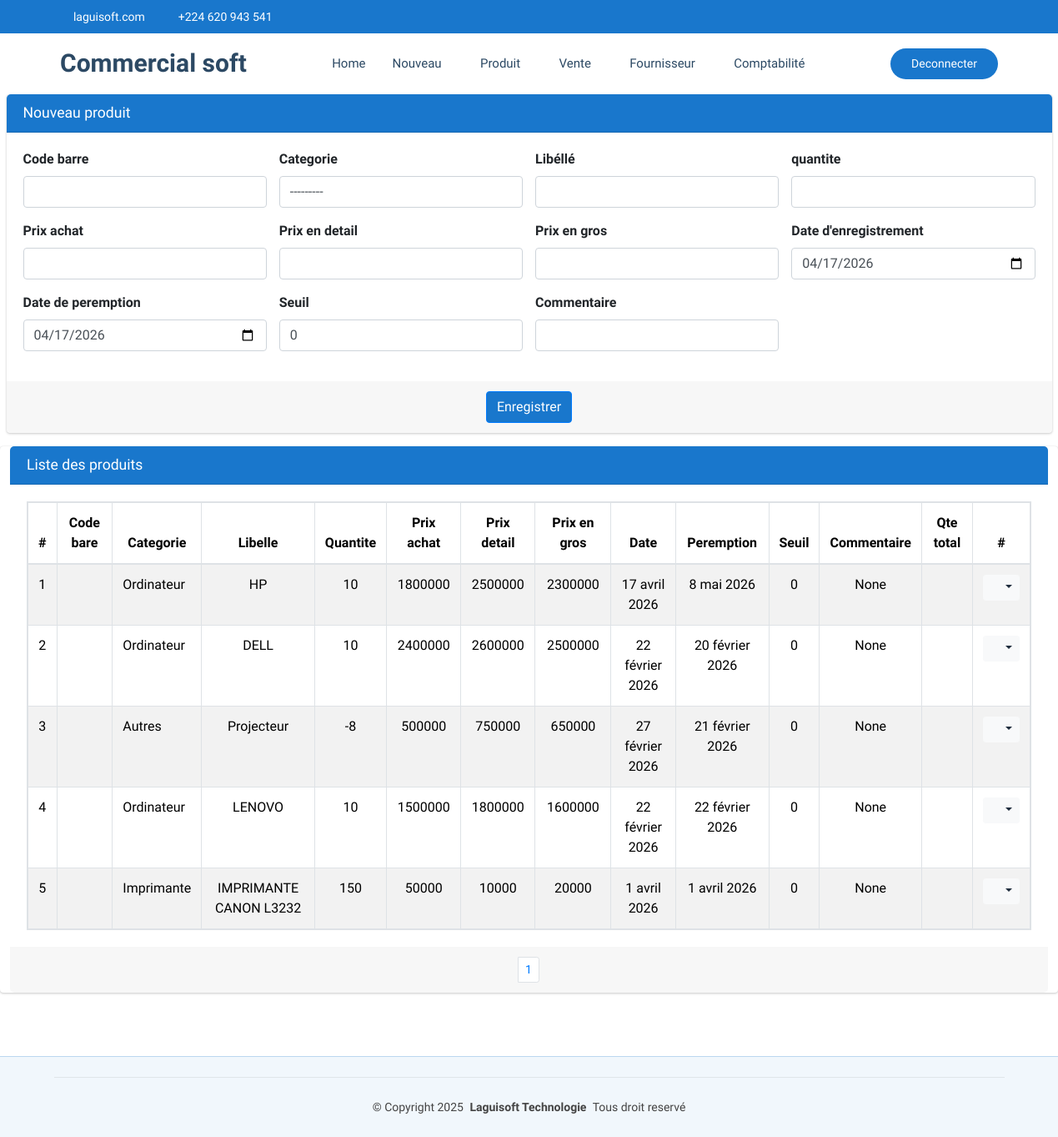
The page /commerce/produit/ (signed in) on the database as committed earlier.
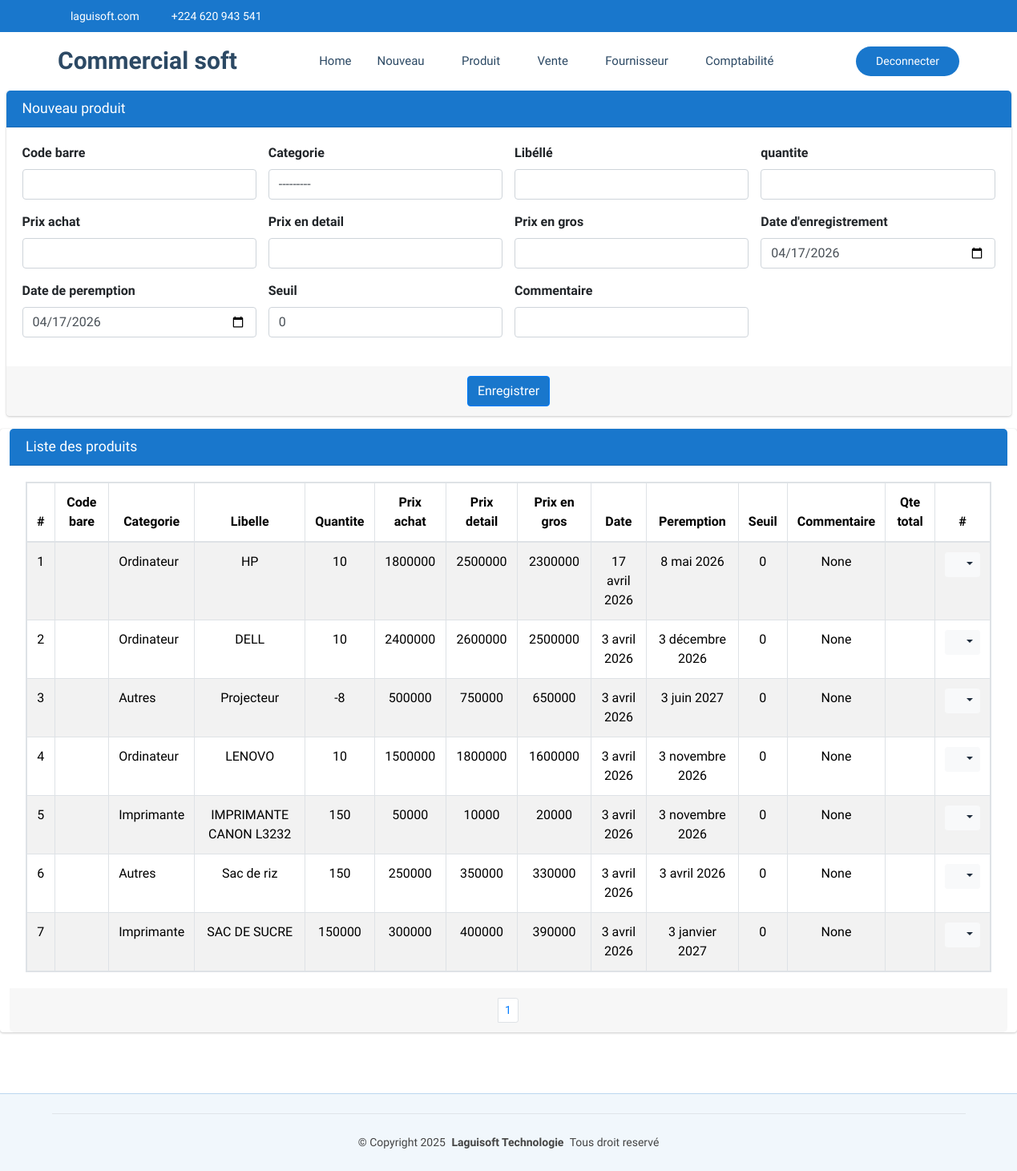
The same page on the database as committed later.
### CommercialSoft/models.py (models this page shows, shortened)
class Produit(models.Model):
    codebare=models.CharField(max_length=100, unique=True, null=True, blank=True)
    categorie=models.ForeignKey(Categorie, on_delete=models.SET_NULL, null=True, blank=True)
    libelle=models.CharField(max_length=60, unique=True)
    quantite=models.IntegerField()
    prixAchat=models.DecimalField(max_digits=30, decimal_places=0)
    prixEnGros=models.DecimalField(max_digits=30, decimal_places=0)
    prixDetail=models.DecimalField(max_digits=30, decimal_places=0)
    autrePrix=models.DecimalField(max_digits=30, decimal_places=0, default=0)
    date=models.DateField(default=timezone.now)
    datePeremption=models.DateField(default=timezone.now)
    seuil=models.PositiveIntegerField(default=0)
    commentaire=models.CharField(max_length=60, null=True, blank=True)
    quantiteTotal=models.PositiveBigIntegerField(default=0)

class Categorie(models.Model):
    nom=models.CharField(max_length=30, unique=True)
    def __str__(self):
        return self.nom

### CommercialSoft/views.py (the view)
# urls.py: path('produit/', views.produit_list_create,name="commerce_produit"),
@login_required
def produit_list_create(request):
    if request.method == "POST":
        form = ProduitForm(request.POST)
        if form.is_valid():
            form.save()  # Sauvegarder après modification
            messages.success(request, "Produit créée avec succès !")
            return redirect('commerce_produit')
        else:
            messages.error(request, "Erreur lors de la création de la produit.")
    else:
        form = ProduitForm()
    produit = Produit.objects.all().order_by('id')
    paginator = Paginator(produit, 15)
    page = request.GET.get('page')
    paginated = paginator.get_page(page)
    return render(request, 'CommercialSoft/produit.html', {'form': form,'listes': paginated})

### CommercialSoft/templates/CommercialSoft/produit.html (shortened to what this page needs)
{% extends "CommercialSoft/starter-page.html" %}
{% load static %}
{% block css %}
    <link rel="stylesheet" href="{% static 'autre/plugins/fontawesome-free/css/all.min.css' %}">
    <link rel="stylesheet" href="https://code.ionicframework.com/ionicons/2.0.1/css/ionicons.min.css">
  <link rel="stylesheet" href="{% static 'autre/plugins/sweetalert2-theme-bootstrap-4/bootstrap-4.min.css' %}">
    <link rel="stylesheet" href="{% static 'autre/dist/css/adminlte.min.css' %}">
    <link rel="stylesheet" href="{% static 'autre/plugins/toastr/toastr.min.css' %}">
{% endblock %}
{% block corp %}
<section class="content pt-0">
  <div class="container-fluid">
    <div class="row">
      <div class="col-md-12">
        <div class="card card-primary">
          <div class="card-header">
            <h3 class="card-title">Nouveau produit</h3>
          </div>
          <form role="form" action="{% url 'commerce_produit' %}" method="post" id="patientForm">
            <div class="card-body">
              <div class="row">
                <div class="col-md-6 col-lg-3">
                  <div class="form-group">
                    <label for="codebare">Code barre</label>
                    {{ form.codebare }}
                  </div>
                </div>
                <div class="col-md-6 col-lg-3">
                  <div class="form-group">
                    <label for="categorie">Categorie</label>
                    {{ form.categorie }}
                  </div>
                </div>
                <div class="col-md-6 col-lg-3">
                  <div class="form-group">
                    <label for="libelle">Libéllé</label>
                    {{ form.libelle }}
                  </div>
                </div>
                <div class="col-md-6 col-lg-3">
                  <div class="form-group">
                    <label for="age">quantite</label>
                    {{ form.quantite }}
                  </div>
                </div>
              </div>
              <div class="row">
                <div class="col-md-6 col-lg-3">
                  <div class="form-group">
                    <label for="prixAchat">Prix achat</label>
                    {{ form.prixAchat }}
                  </div>
                </div>
                <div class="col-md-6 col-lg-3">
                  <div class="form-group">
                    <label for="prixDetail">Prix en detail</label>
                    {{ form.prixDetail }}
                  </div>
                </div>
                <div class="col-md-6 col-lg-3">
                  <div class="form-group">
                    <label for="prixEnGros">Prix en gros</label>
                    {{ form.prixEnGros }}
                  </div>
                </div>
                <div class="col-md-6 col-lg-3">
                  <div class="form-group">
                    <label for="date">Date d'enregistrement</label>
                    {{ form.date }}
                  </div>
                </div>
              </div>
              <div class="row">
                <div class="col-md-6 col-lg-3">
                  <div class="form-group">
                    <label for="datePeremption">Date de peremption</label>
                    {{ form.datePeremption }}
                  </div>
                </div>
                <div class="col-md-6 col-lg-3">
                  <div class="form-group">
                    <label for="seuil">Seuil</label>
                    {{ form.seuil }}
                  </div>
                </div>
                <div class="col-md-6 col-lg-3">
                  <div class="form-group">
                    <label for="commentaire">Commentaire</label>
                    {{ form.commentaire }}
                  </div>
                </div>
              </div>
            </div>
            <div class="card-footer text-center">
              <button type="submit" class="btn btn-primary {{ message }}">Enregistrer</button>
            </div>
          </form>
        </div>
      </div>
    </div>
     <div class="row">
      <div class="card card-primary">
        <div class="card-header">
          <h3 class="card-title">Liste des produits</h3>
        </div>
        <div class="card-body">
          <table class="table table-bordered table-hover table-striped table-responsive">
            <thead>
              <tr>
                <th style="width: 10px" class="text-center">#</th>
                <th class="text-center">Code bare</th>
                <th class="text-center">Categorie</th>
                <th class="text-center">Libelle</th>
                <th class="text-center">Quantite</th>
                <th class="text-center">Prix achat</th>
                <th class="text-center">Prix detail</th>
                <th class="text-center">Prix en gros</th>
                <th class="text-center">Date</th>
                <th class="text-center">Peremption</th>
                <th class="text-center">Seuil</th>
                <th class="text-center">Commentaire</th>
                <th class="text-center">Qte total</th>
                <th style="width: 40px" class="text-center">#</th>
              </tr>
            </thead>
            <tbody>
              {% if listes %}
                {% for liste in listes %}
                  <tr>
                    <td class="text-center">{{liste.id}}</td>
                    <td>{{liste.codebarre}}</td>
                    <td>{{liste.categorie}}</td>
                    <td class="text-center">{{liste.libelle}}</td>
                    <td class="text-center">{{liste.quantite}}</td>
                    <td class="text-center">{{liste.prixAchat}}</td>
                    <td class="text-center">{{liste.prixDetail}}</td>
                    <td class="text-center">{{liste.prixEnGros}}</td>
                    <td class="text-center">{{liste.date}}</td>
                    <td class="text-center">{{liste.datePeremption}}</td>
                    <td class="text-center">{{liste.seuil}}</td>
                    <td class="text-center">{{liste.commentaire}}</td>
                    <td class="text-center">{{patient.quantiteTotal}}</td>
                    <td class="text-center">
                      <div class="btn-group">
                        <button type="button" class="btn btn-sm btn-light dropdown-toggle" data-toggle="dropdown" aria-expanded="false">
                          <i class="fas fa-cogs"></i>
                        </button>
                      </div>
                    </td>
                  </tr>
                {% endfor %}
              {% else %}
                <tr>
                  <td colspan="14" class="text-center">Aucune ligine disponible pour le moment.</td>
                </tr>
              {% endif %}
            </tbody>
          </table>
        </div>
        <div class="card-footer clearfix">
          <ul class="pagination pagination-sm m-0 justify-content-center">
            <li class="page-item">
              {% for num in listes.paginator.page_range %}
                {% if listes.number == num %}
                  <li class="page-item"><a class="page-link" href="">{{ num }}</a></li>
                {% else %}
                  <li class="page-item"><a class="page-link" href="?page={{ num }}">{{ num }}</a></li>
                {% endif %}
              {% endfor %}
          </ul>
        </div>
      </div>
     </div>
  </div>
</section>
  {% endblock %}

### CommercialSoft/templates/CommercialSoft/starter-page.html (shortened to what this page needs)
{% load static %}
<!DOCTYPE html>
<html lang="en">
<head>
  <link href="{% static 'clinique/assets/vendor/bootstrap/css/bootstrap.min.css' %}" rel="stylesheet">
  <link href="{% static 'clinique/assets/vendor/bootstrap-icons/bootstrap-icons.css' %}" rel="stylesheet">
  <link href="{% static 'clinique/assets/vendor/aos/aos.css' %}" rel="stylesheet">
  <link href="{% static 'clinique/assets/vendor/fontawesome-free/css/all.min.css' %}" rel="stylesheet">
  <link href="{% static 'clinique/assets/vendor/glightbox/css/glightbox.min.css' %}" rel="stylesheet">
  <link href="{% static 'clinique/assets/vendor/swiper/swiper-bundle.min.css' %}" rel="stylesheet">
  <link href="{% static 'clinique/assets/css/main.css' %}" rel="stylesheet">
  {% block css %}
  {% endblock %}
</head>
<body class="starter-page-page">
  <header id="header" class="header sticky-top">
    <div class="topbar d-flex align-items-center">
      <div class="container d-flex justify-content-center justify-content-md-between">
        <div class="contact-info d-flex align-items-center">
          <i class="bi bi-envelope d-flex align-items-center"><a href="mailto:contact@example.com">laguisoft.com</a></i>
          <i class="bi bi-phone d-flex align-items-center ms-4"><span>+224 620 943 541</span></i>
        </div>
        <div class="social-links d-none d-md-flex align-items-center">
          <a href="#" class="twitter"><i class="bi bi-twitter-x"></i></a>
          <a href="#" class="facebook"><i class="bi bi-facebook"></i></a>
          <a href="#" class="instagram"><i class="bi bi-instagram"></i></a>
          <a href="#" class="linkedin"><i class="bi bi-linkedin"></i></a>
        </div>
      </div>
    </div>
    <div class="branding d-flex align-items-center">
      <div class="container position-relative d-flex align-items-center justify-content-between">
        <a href="index.html" class="logo d-flex align-items-center me-auto">
          <h1 class="sitename">Commercial soft</h1>
        </a>
        <nav id="navmenu" class="navmenu">
          <ul>
            <li><a href="{% url 'commerce_dashboard' %}">Home<br></a></li>
            {% if user.groups.count == 1 and user.groups.first.name != "Utilisateur" %}
            <li class="dropdown"><a href="#"><span>Nouveau</span> <i class="bi bi-chevron-down toggle-dropdown"></i></a>
            </li>
            {% endif %}
            <li class="dropdown"><a href="#"><span>Produit</span> <i class="bi bi-chevron-down toggle-dropdown"></i></a>
            </li>
            <li class="dropdown"><a href="#"><span>Vente</span> <i class="bi bi-chevron-down toggle-dropdown"></i></a>
            </li>
            {% if user.groups.count == 1 and user.groups.first.name != "Utilisateur" %}
            <li class="dropdown"><a href="#"><span>Fournisseur</span> <i class="bi bi-chevron-down toggle-dropdown"></i></a>
            </li>
            {% endif %}
            <li class="dropdown"><a href="#"><span>Comptabilité</span> <i class="bi bi-chevron-down toggle-dropdown"></i></a>
            </li>
          </ul>
        </nav>
        <a class="cta-btn d-none d-sm-block ms-auto" href="{% url 'logout' %}">Deconnecter</a>
      </div>
    </div>
  </header>
  <main class="main">
    {% block corp %}
    {% endblock %}
  </main>
  <footer id="footer" class="footer light-background">
    <div class="container copyright text-center mt-4">
      <p>© <span>Copyright 2025</span> <strong class="px-1 sitename">Laguisoft Technologie</strong> <span>Tous droit reservé</span></p>
    </div>
  </footer>
</body>
</html>

Rows that differ between the two databases and show on the page:
changed Produit "DELL": date "22 février 2026" → "3 avril 2026"; datePeremption "20 février 2026" → "3 décembre 2026"
changed Produit "Projecteur": date "27 février 2026" → "3 avril 2026"; datePeremption "21 février 2026" → "3 juin 2027"
changed Produit "LENOVO": date "22 février 2026" → "3 avril 2026"; datePeremption "22 février 2026" → "3 novembre 2026"
changed Produit "IMPRIMANTE CANON L3232": date "1 avril 2026" → "3 avril 2026"; datePeremption "1 avril 2026" → "3 novembre 2026"
added Produit: id "6", categorie "Autres", libelle "Sac de riz", quantite "150", prixAchat "250000", prixDetail "350000", prixEnGros "330000", date "3 avril 2026", datePeremption "3 avril 2026", seuil "0", commentaire "None"
added Produit: id "7", categorie "Imprimante", libelle "SAC DE SUCRE", quantite "150000", prixAchat "300000", prixDetail "400000", prixEnGros "390000", date "3 avril 2026", datePeremption "3 janvier 2027", seuil "0", commentaire "None"
